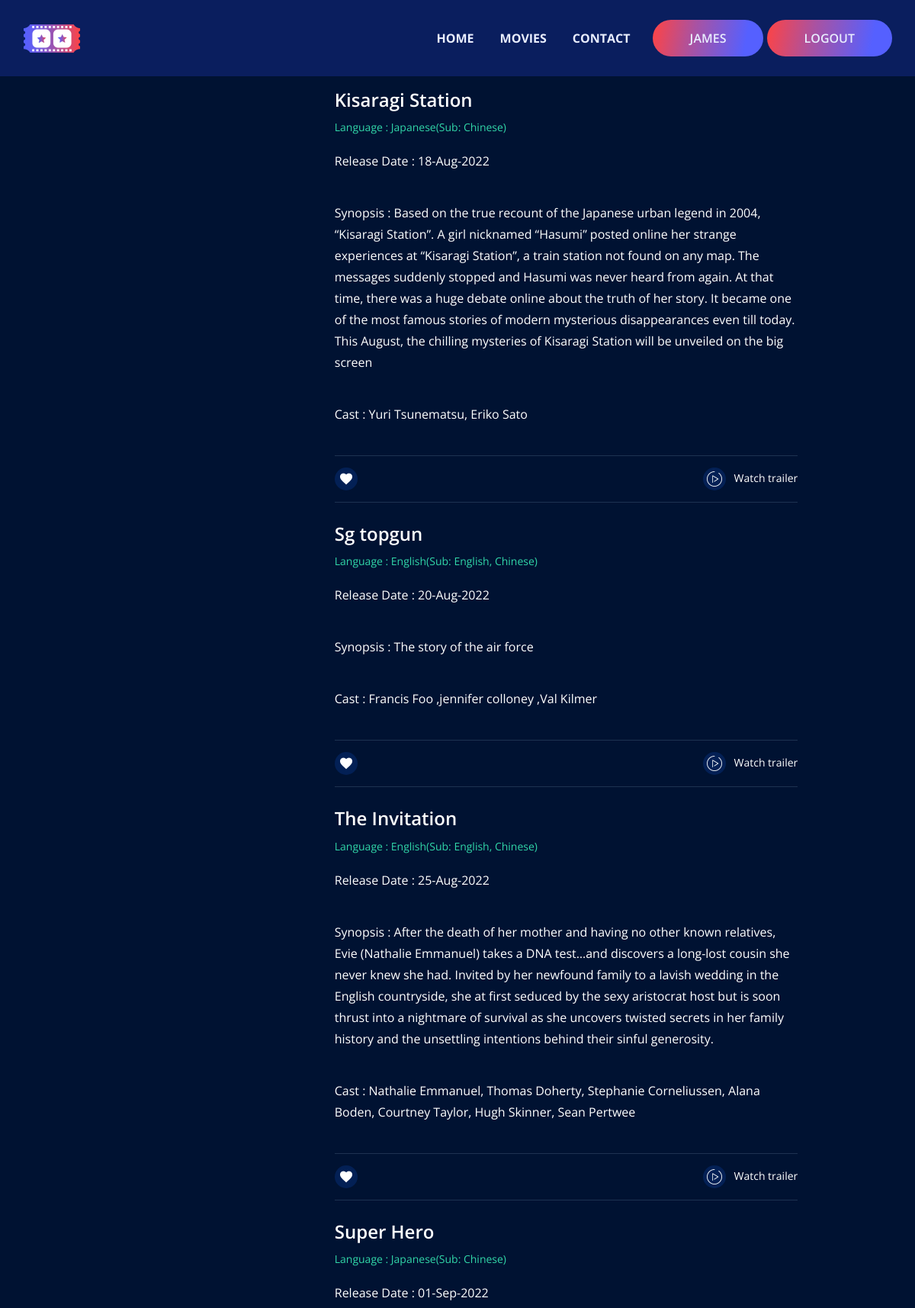
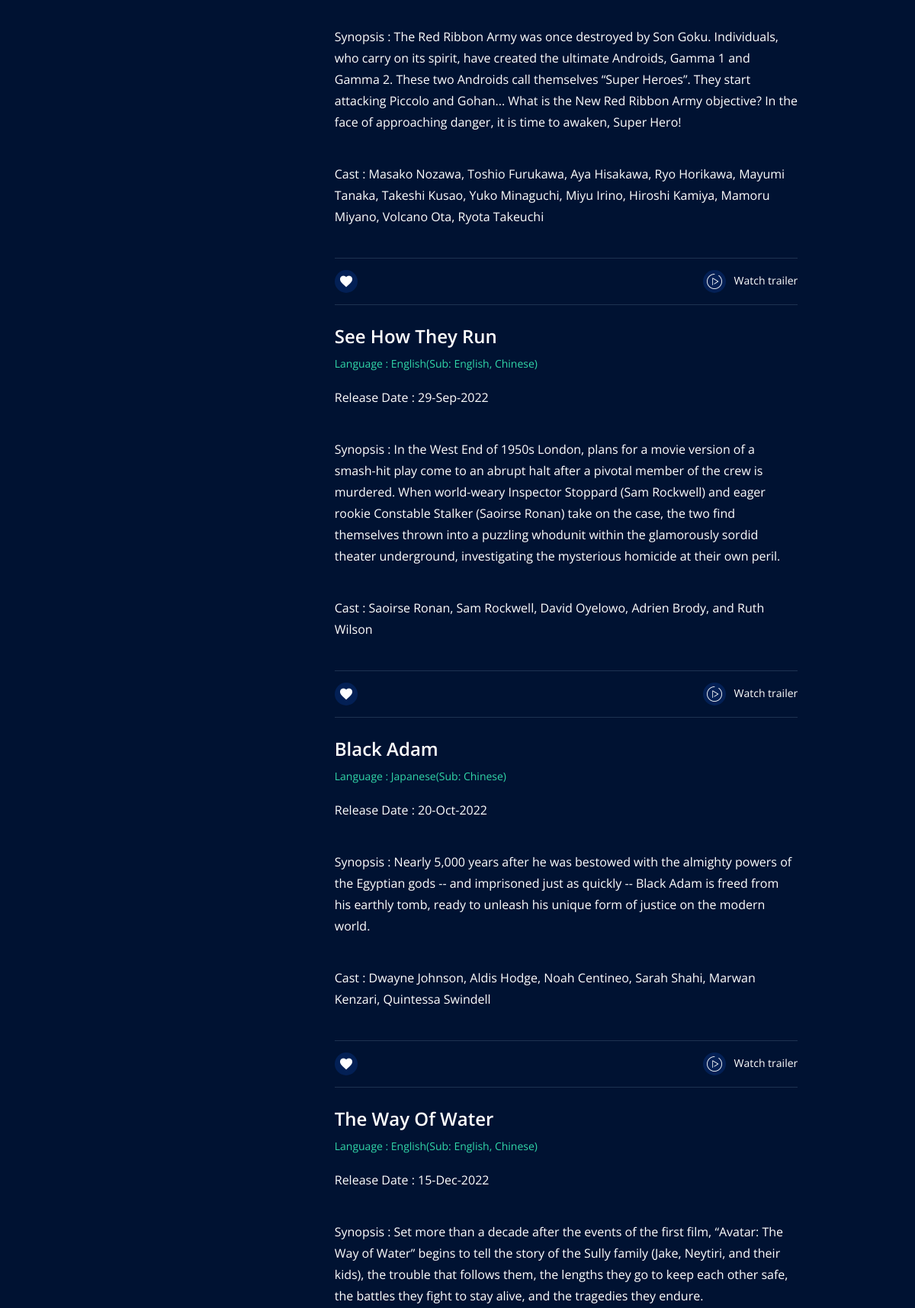
Screenshot of /movie_upcome_list.php (signed in, upper part) with the database file from the repository (2 pictures, top to bottom).
### tables this page shows
CREATE TABLE
    `app_user` (
        `user_id` int(11) NOT NULL,
        `cinema_id` int(11) DEFAULT NULL,
        `username` varchar(50) DEFAULT NULL COMMENT 'email',
        `password` varchar(50) DEFAULT NULL,
        `user_type` int(1) DEFAULT NULL,
        `name` varchar(50) DEFAULT NULL,
        `email` varchar(50) DEFAULT NULL,
        `phone` varchar(12) DEFAULT NULL,
        `age` int(2) DEFAULT NULL,
        `gender` varchar(10) DEFAULT NULL
    );

CREATE TABLE
    `app_movie` (
        `movie_id` int(11) NOT NULL,
        `cinema_id` int(11) DEFAULT NULL,
        `movie_name` varchar(255) DEFAULT NULL,
        `cast` varchar(500) DEFAULT NULL,
        `desc` varchar(1000) DEFAULT NULL,
        `release_date` date DEFAULT NULL,
        `image` varchar(200) DEFAULT NULL,
        `video_url` varchar(200) DEFAULT NULL,
        `status` int(1) DEFAULT NULL COMMENT '0 means active, 1 means upcoming',
        `duration` int(3) DEFAULT NULL,
        `language` varchar(50) DEFAULT NULL
    );

### movie_upcome_list.php (the view, shortened to what this page needs)
<?php
include('header.php');
?>
<head>
</head>
<section class="movie-section padding-top padding-bottom">
    <div class="row flex-wrap-reverse justify-content-center">
        <div class="col-lg-9 mb-50 mb-lg-0">
            <div class="filter-tab tab">
                <div class="tab-area">
                    <?php
          	              $qry2=mysqli_query($con,"select * from app_movie where status <> 0 order by release_date asc");
                       	  while($n=mysqli_fetch_array($qry2))
                          {
                         ?>
                    <div class="tab-item active">
                        <div class="movie-area mb-10">
                            <div class="movie-list">
                                <div class="movie-thumb c-thumb">
                                    <a href="<?php echo $n['video_url']; ?>" target="_blank">
                                            </a>
                                        </div>
                                        <div class=" movie-content bg-one">
                                        <h5 class="title">
                                            <a href="<?php echo $n['video_url']; ?>" target="_blank" style="text-decoration:none;"><?php echo $n['movie_name'];?></a>
                                        </h5>
                                        <p class="duration">Language : <?php echo $n['language']; ?></p>
                                        <div class="release">
                                            <span>Release Date :
                                                <?php echo date('d-M-Y',strtotime($n['release_date'])); ?></span>
                                        </div>
                                        <div class="release">
                                            <span>Synopsis : <?php echo $n['desc']; ?></span>
                                        </div>
                                        <div class="release">
                                            <span>Cast : <?php echo $n['cast'];?></span><br>
                                        </div>
                                        <div class="book-area">
                                            <div class="book-ticket">
                                                <div class="react-item">
                                                    <a href="#">
                                                        <div class="thumb">
                                                            <img src="images/heart.png" alt="icons">
                                                        </div>
                                                    </a>
                                                </div>
                                                <div class="react-item">
                                                    <a href="<?php echo $n['video_url']; ?>"
                                                        class="watch_but" style="text-decoration:none;" target="_blank">
                                                        <div class="thumb">
                                                            <img src="images/play-button.png" alt="icons">
                                                        </div>
                                                        <span>watch trailer</span>
                                                    </a>
                                                </div>
                                            </div>
                                        </div>
                                </div>
                            </div>
                        </div>
                    </div>
                    <?php
  	    	}
  	    	?>
                </div>
            </div>
        </div>
    </div>
</section>
<?php include('footer.php');?>

### header.php (shortened to what this page needs)
<?php
include('config.php');
?>
<!DOCTYPE HTML>
<html>
<head><meta http-equiv="Content-Type" content="text/html; charset=UTF-8">
    <link rel="stylesheet" href="css/MovieCSS/bootstrap.min.css">
    <link rel="stylesheet" href="css/MovieCSS/all.min.css">
    <link rel="stylesheet" href="css/MovieCSS/animate.css">
    <link rel="stylesheet" href="css/MovieCSS/flaticon.css">
    <link rel="stylesheet" href="css/MovieCSS/magnific-popup.css">
    <link rel="stylesheet" href="css/MovieCSS/odometer.css">
    <link rel="stylesheet" href="css/MovieCSS/owl.carousel.min.css">
    <link rel="stylesheet" href="css/MovieCSS/owl.theme.default.min.css">
    <link rel="stylesheet" href="css/MovieCSS/nice-select.css">
    <link rel="stylesheet" href="css/MovieCSS/jquery.animatedheadline.css">
    <link rel="stylesheet" href="css/MovieCSS/main.css">
</head>
<body>
    <header class="header-section header-active">
        <div class="container">
            <div class="header-wrapper">
                <div class="logo">
                    <a href="#">
                        <img src="images/logo1.png" alt="logo">
                    </a>
                </div>
                <ul class="menu">
                    <li>
                        <a href="index.php">Home</a>
                    </li>
                    <li>
                        <a href="movie_list.php">movies</a>
                    </li>
                    <li>
                        <a href="contact.php">contact</a>
                    </li>
                    <li class="header-button pr-0">
                    <?php
                    if(isset($_SESSION['user'])){
			  		   $us=mysqli_query($con,"select * from app_user where user_id='".$_SESSION['user']."'");
                       $user=mysqli_fetch_array($us);?>
                       <a href="profile.php"><?php echo $user['name'];?></a>
                       <a href="logout.php">Logout</a>
                    <?php }
                    else{?>
                       <a href="login.php">Sign in</a>
                    <?php }?>
                    </li>
                </ul>
            </div>
        </div>
    </header>
</body>

### rows the page displays
app_user: name "JAMES"
app_movie: movie_name "Kisaragi Station", language "Japanese(Sub: Chinese)", release_date "18-Aug-2022", desc "Based on the true recount of the Japanese urban legend in 2004, “Kisaragi Station”. A girl nicknamed “Hasumi” posted online her strange experiences at “Kisaragi Station”, a train station not found on any map. The messages suddenly stopped and Hasumi was never heard from again. At that time, there was a huge debate online about the truth of her story. It became one of the most famous stories of modern mysterious disappearances even till today. This August, the chilling mysteries of Kisaragi Station will be unveiled on the big screen", cast "Yuri Tsunematsu, Eriko Sato"
app_movie: movie_name "sg topgun", language "English(Sub: English, Chinese)", release_date "20-Aug-2022", desc "The story of the air force", cast "Francis Foo ,jennifer colloney ,Val Kilmer"
app_movie: movie_name "The Invitation", language "English(Sub: English, Chinese)", release_date "25-Aug-2022", desc "After the death of her mother and having no other known relatives, Evie (Nathalie Emmanuel) takes a DNA test…and discovers a long-lost cousin she never knew she had. Invited by her newfound family to a lavish wedding in the English countryside, she at first seduced by the sexy aristocrat host but is soon thrust into a nightmare of survival as she uncovers twisted secrets in her family history and the unsettling intentions behind their sinful generosity.", cast "Nathalie Emmanuel, Thomas Doherty, Stephanie Corneliussen, Alana Boden, Courtney Taylor, Hugh Skinner, Sean Pertwee"
app_movie: movie_name "Super Hero", language "Japanese(Sub: Chinese)", release_date "01-Sep-2022", desc "The Red Ribbon Army was once destroyed by Son Goku. Individuals, who carry on its spirit, have created the ultimate Androids, Gamma 1 and Gamma 2. These two Androids call themselves “Super Heroes”. They start attacking Piccolo and Gohan... What is the New Red Ribbon Army objective? In the face of approaching danger, it is time to awaken, Super Hero!", cast "Masako Nozawa, Toshio Furukawa, Aya Hisakawa, Ryo Horikawa, Mayumi Tanaka, Takeshi Kusao, Yuko Minaguchi, Miyu Irino, Hiroshi Kamiya, Mamoru Miyano, Volcano Ota, Ryota Takeuchi"
app_movie: movie_name "See How They Run", language "English(Sub: English, Chinese)", release_date "29-Sep-2022", desc "In the West End of 1950s London, plans for a movie version of a smash-hit play come to an abrupt halt after a pivotal member of the crew is murdered. When world-weary Inspector Stoppard (Sam Rockwell) and eager rookie Constable Stalker (Saoirse Ronan) take on the case, the two find themselves thrown into a puzzling whodunit within the glamorously sordid theater underground, investigating the mysterious homicide at their own peril.", cast "Saoirse Ronan, Sam Rockwell, David Oyelowo, Adrien Brody, and Ruth Wilson"
app_movie: movie_name "Black Adam", language "Japanese(Sub: Chinese)", release_date "20-Oct-2022", desc "Nearly 5,000 years after he was bestowed with the almighty powers of the Egyptian gods -- and imprisoned just as quickly -- Black Adam is freed from his earthly tomb, ready to unleash his unique form of justice on the modern world.", cast "Dwayne Johnson, Aldis Hodge, Noah Centineo, Sarah Shahi, Marwan Kenzari, Quintessa Swindell"
app_movie: movie_name "The Way Of Water", language "English(Sub: English, Chinese)", release_date "15-Dec-2022", desc "Set more than a decade after the events of the first film, “Avatar: The Way of Water” begins to tell the story of the Sully family (Jake, Neytiri, and their kids), the trouble that follows them, the lengths they go to keep each other safe, the battles they fight to stay alive, and the tragedies they endure."
